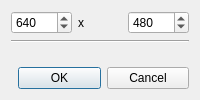
<?xml version="1.0" encoding="UTF-8"?>
<ui version="4.0">
 <class>CustomResolutionDlg</class>
 <widget class="QWidget" name="CustomResolutionDlg">
  <property name="windowTitle">
   <string>Custom resolution</string>
  </property>
  <layout class="QVBoxLayout" name="mainLayout">
   <item>
    <layout class="QHBoxLayout" name="spinLayout">
     <item>
      <widget class="QSpinBox" name="IDC_WIDTH">
       <property name="minimum">
        <number>1</number>
       </property>
       <property name="maximum">
        <number>16384</number>
       </property>
       <property name="value">
        <number>640</number>
       </property>
      </widget>
     </item>
     <item>
      <widget class="QLabel" name="labelX">
       <property name="text">
        <string>x</string>
       </property>
      </widget>
     </item>
     <item>
      <widget class="QSpinBox" name="IDC_HEIGHT">
       <property name="minimum">
        <number>1</number>
       </property>
       <property name="maximum">
        <number>16384</number>
       </property>
       <property name="value">
        <number>480</number>
       </property>
      </widget>
     </item>
    </layout>
   </item>
   <item>
    <widget class="Line" name="line">
     <property name="orientation">
      <enum>Qt::Horizontal</enum>
     </property>
    </widget>
   </item>
   <item>
    <spacer name="customResVertSpacer">
     <property name="orientation">
      <enum>Qt::Orientation::Vertical</enum>
     </property>
     <property name="sizeHint" stdset="0">
      <size>
       <width>0</width>
       <height>0</height>
      </size>
     </property>
    </spacer>
   </item>
   <item>
    <layout class="QHBoxLayout" name="buttonLayout">
     <item>
      <spacer name="buttonSpacer">
       <property name="orientation">
        <enum>Qt::Horizontal</enum>
       </property>
      </spacer>
     </item>
     <item>
      <widget class="QPushButton" name="wxID_OK">
       <property name="text">
        <string>OK</string>
       </property>
       <property name="default">
        <bool>true</bool>
       </property>
      </widget>
     </item>
     <item>
      <widget class="QPushButton" name="wxID_CANCEL">
       <property name="text">
        <string>Cancel</string>
       </property>
      </widget>
     </item>
    </layout>
   </item>
  </layout>
 </widget>
 <resources/>
 <connections/>
</ui>
